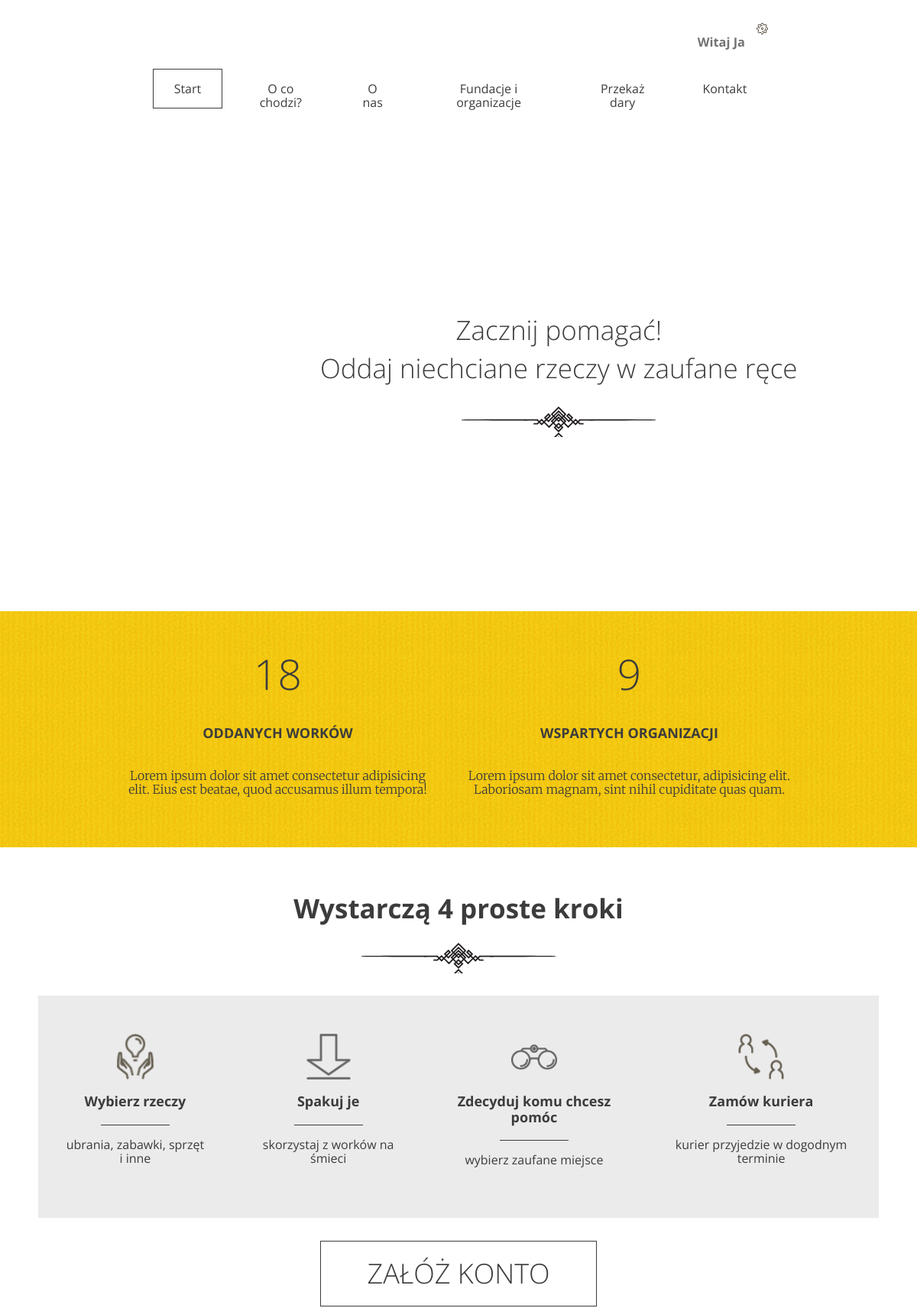
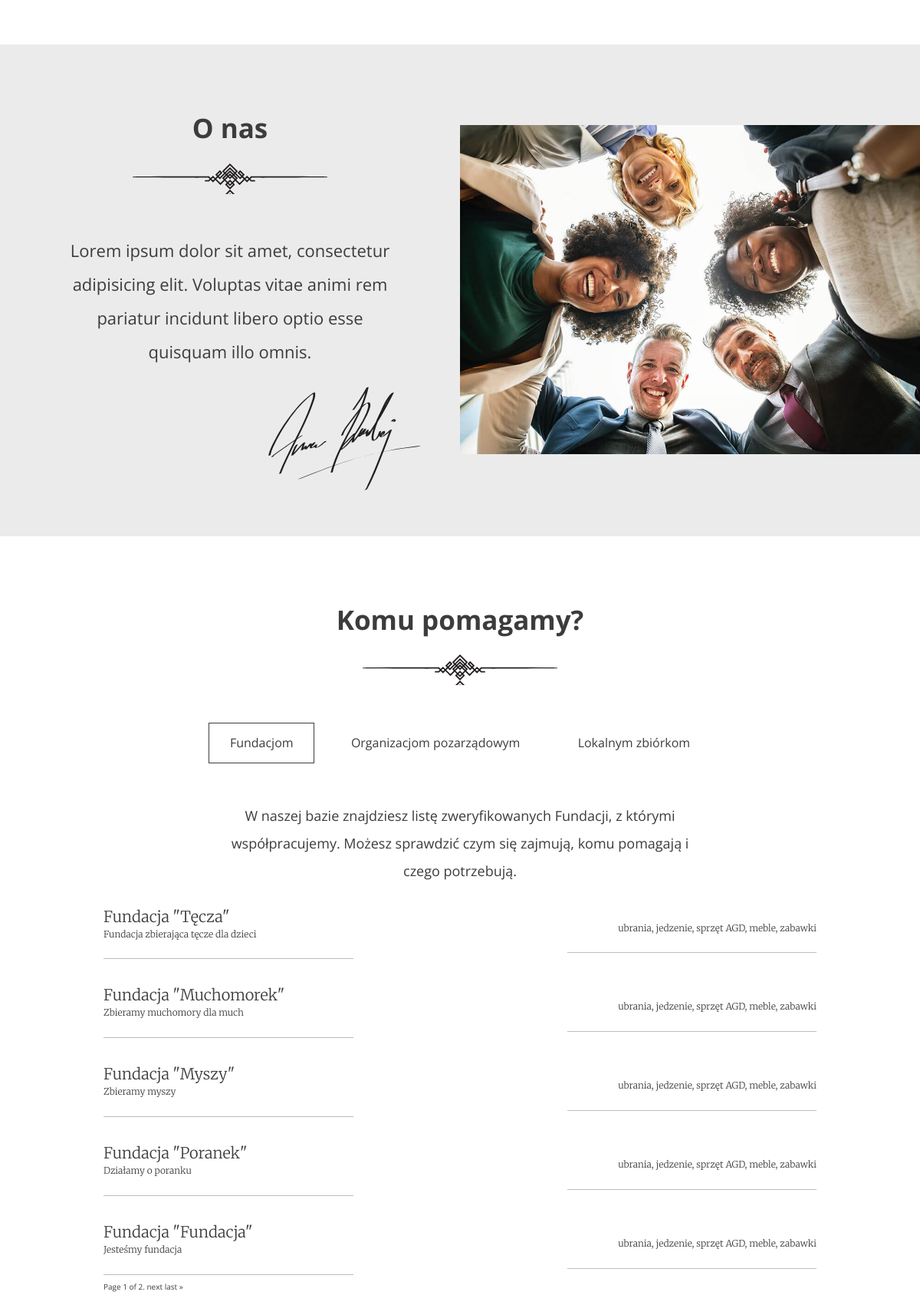
/ (signed in, upper part), run on the app's committed database (2 pictures, top to bottom).
### charity_app/models.py (models this page shows, shortened)
class Institution(models.Model):
    name = models.CharField(max_length=64)
    description = models.TextField()
    type = models.CharField(max_length=64, choices=TYPES, default="Fundacja")
    categories = models.ManyToManyField(Category)

### charity_app/views.py (the view)
# urls.py: path('', views.LandingPageView.as_view(), name='index'),
class LandingPageView(View):
    def get(self, request):
        nb_bags = 0
        donations = Donation.objects.all()
        for donation in donations:
            nb_bags += donation.quantity
        nb_organizations = Institution.objects.all().count()
        foundations_list = Institution.objects.all().filter(type="Fundacja").order_by('id')
        paginator = Paginator(foundations_list, 5)
        page = request.GET.get('page')
        foundations = paginator.get_page(page)
        ctx = {
            "foundations": foundations,
            "ngos": Institution.objects.all().filter(type="Organizacja Pozarządowa"),
            "local": Institution.objects.all().filter(type="Zbiórka Lokalna"),
            "nb_bags": nb_bags,
            "nb_organizations": nb_organizations,
        }
        return render(request, 'index.html', ctx)

### charity_app/templates/index.html (shortened to what this page needs)
{% extends 'base.html' %}
{% load static %}
{% block main %}
        <div class="slogan container container--90">
            <div class="slogan--item">
                <h1>
                    Zacznij pomagać!<br/>
                    Oddaj niechciane rzeczy w zaufane ręce
                </h1>
            </div>
        </div>
    </header>
    <section id="stats" class="stats">
        <div class="container container--85">
            <div class="stats--item">
                <em>{{ nb_bags }}</em>
                <h3>Oddanych worków</h3>
                <p>Lorem ipsum dolor sit amet consectetur adipisicing elit. Eius est beatae, quod accusamus illum
                    tempora!</p>
            </div>
            <div class="stats--item">
                <em>{{ nb_organizations }}</em>
                <h3>Wspartych organizacji</h3>
                <p>Lorem ipsum dolor sit amet consectetur, adipisicing elit. Laboriosam magnam, sint nihil cupiditate
                    quas quam.</p>
            </div>
        </div>
    </section>
    <section id="steps" class="steps">
        <h2>Wystarczą 4 proste kroki</h2>
        <div class="steps--container">
            <div class="steps--item">
                <span class="icon icon--hands"></span>
                <h3>Wybierz rzeczy</h3>
                <p>ubrania, zabawki, sprzęt i inne</p>
            </div>
            <div class="steps--item">
                <span class="icon icon--arrow"></span>
                <h3>Spakuj je</h3>
                <p>skorzystaj z worków na śmieci</p>
            </div>
            <div class="steps--item">
                <span class="icon icon--glasses"></span>
                <h3>Zdecyduj komu chcesz pomóc</h3>
                <p>wybierz zaufane miejsce</p>
            </div>
            <div class="steps--item">
                <span class="icon icon--courier"></span>
                <h3>Zamów kuriera</h3>
                <p>kurier przyjedzie w dogodnym terminie</p>
            </div>
        </div>
        <a href="/register/#form" class="btn btn--large">Załóż konto</a>
    </section>
    <section id="about-us" class="about-us">
        <div class="about-us--text">
            <h2>O nas</h2>
            <p>Lorem ipsum dolor sit amet, consectetur adipisicing elit. Voluptas vitae animi rem pariatur incidunt
                libero optio esse quisquam illo omnis.</p>
            <img src="{% static 'images/signature.svg' %}" class="about-us--text-signature" alt="Signature">
        </div>
        <div class="about-us--image"><img src="{% static 'images/about-us.jpg' %}" alt="People in circle"></div>
    </section>
    <section id="help" class="help">
        <h2>Komu pomagamy?</h2>
        <ul class="help--buttons">
            <li data-id="1"><a href="#" class="btn btn--without-border active">Fundacjom</a></li>
            <li data-id="2"><a href="#" class="btn btn--without-border">Organizacjom pozarządowym</a></li>
            <li data-id="3"><a href="#" class="btn btn--without-border">Lokalnym zbiórkom</a></li>
        </ul>
        <div class="help--slides active" data-id="1">
            <p>W naszej bazie znajdziesz listę zweryfikowanych Fundacji, z którymi współpracujemy. Możesz sprawdzić czym
                się zajmują, komu pomagają i czego potrzebują.</p>
            <ul class="help--slides-items">
                 {% for item in foundations %}
                <li>
                    <div class="col">
                        <div class="title">{{ item.name }}</div>
                        <div class="subtitle">{{ item.description }}</div>
                    </div>
                    <div class="col">
                        <div class="text">ubrania, jedzenie, sprzęt AGD, meble, zabawki</div>
                    </div>
                </li>
                {% endfor %}
            </ul>
        <div class="pagination">
    <span class="step-links">
        <span class="current">
            Page {{ foundations.number }} of {{ foundations.paginator.num_pages }}.
        </span>
        {% if foundations.has_next %}
            <a href="?page={{ foundations.next_page_number }}">next</a>
            <a href="?page={{ foundations.paginator.num_pages }}">last &raquo;</a>
        {% endif %}
    </span>
</div>
    </section>
    </body>
    </html>
{% endblock %}

### charity_app/templates/base.html (shortened to what this page needs)
<!DOCTYPE html>
{% load static %}
<html lang="pl">
  <head>
    <link rel="stylesheet" href="{% static 'css/style.css' %}">
  </head>
  <body>
    <header class="header--main-page">
        <nav class="container container--70">
     {% if user.is_authenticated %}
         <ul class="nav--actions">
            <li class="logged-user">
          <h3>Witaj {{user.first_name}}</h3>
          {% else %}
              </li>
            <ul class="nav--actions">
                <li><a href="/login/#form" class="btn btn--small btn--without-border">Zaloguj</a></li>
                <li><a href="/register/#form" class="btn btn--small btn--highlighted">Załóż konto</a></li>
            </ul>
          {% endif %}
         </ul>
        </nav>
        <nav class="container container--70">
            <ul>
                <li><a href="/" class="btn btn--without-border active">Start</a></li>
                <li><a href="/#steps" class="btn btn--without-border">O co chodzi?</a></li>
                <li><a href="/#about-us" class="btn btn--without-border">O nas</a></li>
                <li><a href="/#help" class="btn btn--without-border">Fundacje i organizacje</a></li>
                <li><a href="/add_donation" class="btn btn--without-border">Przekaż dary</a></li>
                <li><a href="/#contact" class="btn btn--without-border">Kontakt</a></li>
            </ul>
        </nav>
{% block main %}
{% endblock %}

### data on the page
Institution: name "Fundacja \"Tęcza\"", description "Fundacja zbierająca tęcze dla dzieci"
Institution: name "Fundacja \"Muchomorek\"", description "Zbieramy muchomory dla much"
Institution: name "Fundacja \"Myszy\"", description "Zbieramy myszy"
Institution: name "Fundacja \"Poranek\"", description "Działamy o poranku"
Institution: name "Fundacja \"Fundacja\"", description "Jesteśmy fundacja"

### other printed values
{{ user.first_name }} "Ja"
{{ nb_bags }} "18"
{{ nb_organizations }} "9"
{{ foundations.number }} "1"
{{ foundations.paginator.num_pages }} "2"
